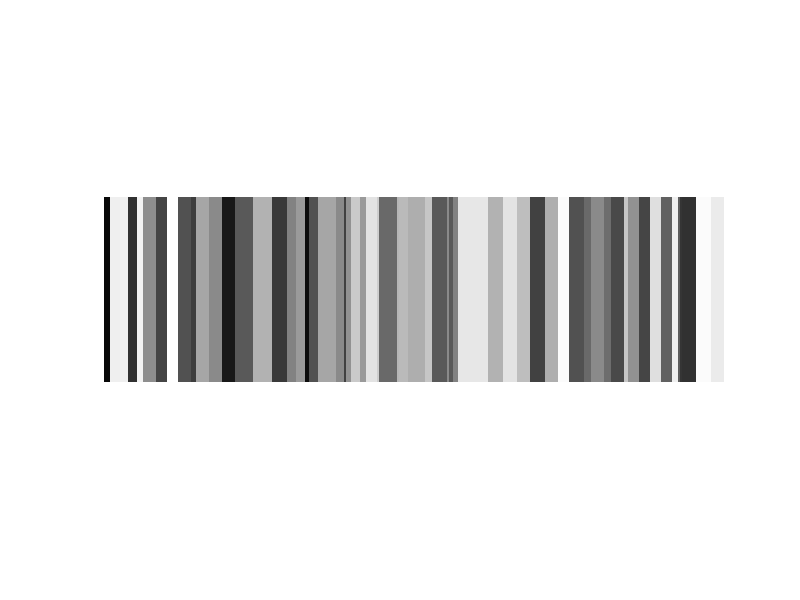

Source code (MATLAB): (Note: this script raises an error after producing the figure.)
Fs=1000;Ts=1/1000;
x=[ones(1,1000) -ones(1,1000) zeros(1,2000)];
x1=[linspace(0,1,Fs) linspace(1,0,Fs) zeros(1,2000)];
t=linspace(0,4,4*Fs);
y=conv(x,x1)*Ts;
plot(t,y(1,1:length(t)))

%% m=5,v=4/3
x=4*rand(10000,1)+3;
mean(x)
var(x)

%%
n=60;
d=randi(10,n,1);
c=cumsum(d);
H=100;
W=c(end);
G=zeros(H,W,'uint8');
G(:,1:c(1))=randi(256)-1;
for k=2:n
   G(:,c(k-1)-1:c(k))=randi(256)-1; 
end
imshow(G)

%%
for i=1:1:10000
x1=randn(100,1);
y1=randn(100,1);
x=cumsum(x1);y=cumsum(y1);
r(i)=sqrt(x(100,1)^2+y(100,1)^2);
end
histogram(r,'Normalization','pdf')


%%
x=[linspace(-0.5,0.5,1000) linspace(-0.5,0.5,1000) linspace(-0.5,0.5,1000)];
Fs=1000;Ts=1/Fs;
t=linspace(0,3,Fs*3);
c=cos(2*pi*4*t);
c_signal=c.*x;
plot(t,c_signal);hold on
plot(t,x);grid;axis([0 3 -1.5 1.5])
%%
x=[linspace(-0.5,0.5,1000) linspace(-0.5,0.5,1000) linspace(-0.5,0.5,1000)];
Fs=1000;Ts=1/Fs;
t=linspace(0,3,Fs*3);
c=1/2*cos(2*pi*4*t);
mn=x/max(abs(x));
c1=(1+mn).*c;
hold on;grid on;
plot(t,x);axis([0 3 -3 3])
plot(t,c1)

%%
Fs=48000;Ts=1/Fs;
t=linspace(-1,1,Fs*2);
r=sqrt((4000^2)*(1-t.^2));
p=cumsum(r)*Ts;
c=cos(2*pi*8000*t+2*pi*p);
c1=cos(2*pi*8000*t-2*pi*p);
t1=linspace(0,1,Fs);
c2=cos(2*pi*8000*t1);
x=[2*c2 c1+c 2*c2];
spectrogram(x,256,128,256,Fs,'yaxis')

%%
t=linspace(-1,1,2000);
r=1;
y=sqrt(1-t.^2);
x=[zeros(1,1000) y zeros(1,1000)];
x2=linspace(0,4,4000);
plot(x2,x);axis([-1 4 -3 3])

%%

t=linspace(0,2*pi/5,1000);
v1=18*sqrt(2)*sin(5*t);
v2=8*sqrt(2)*cos(60*t+pi/4);
v=v1+v2;
plot(t,v1,'r');hold on;
plot(t,v2,'b');plot(t,v,'k','linewidth',2)
